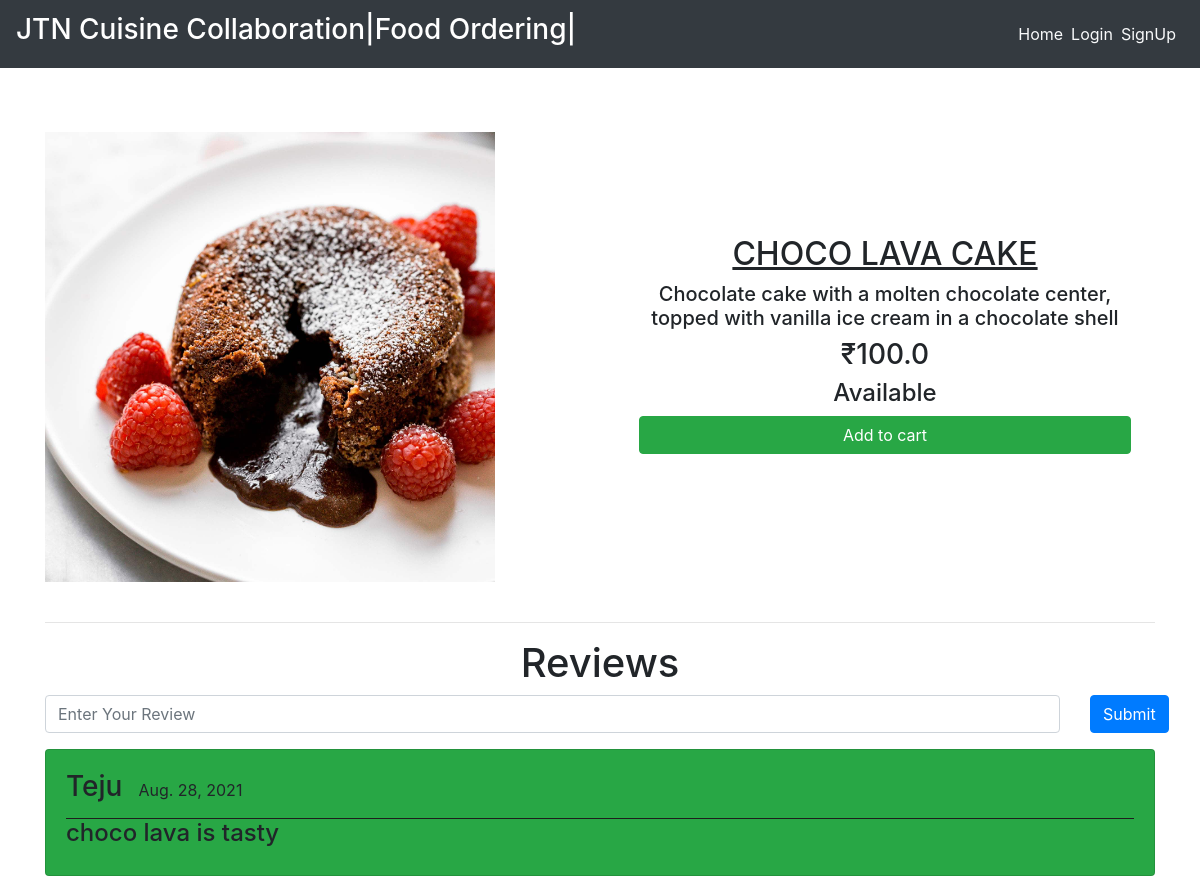
The page /dishes/choco on the database its author committed.
### main/models.py (models this page shows, shortened)
class Item(models.Model):
    LABELS = (
        ('Best Selling Foods', 'Best Selling Foods'),
        ('New Food', 'New Food'),
        ('Spicy Foods🔥', 'Spicy Foods🔥'),
    )
    LABEL_COLOUR = (
        ('danger', 'danger'),
        ('success', 'success'),
        ('primary', 'primary'),
        ('info', 'info'),
        ('warning', 'warning'),
    )
    title = models.CharField(max_length=150)
    description = models.CharField(max_length=250,blank=True)
    price = models.FloatField()
    pieces = models.IntegerField(default=6)
    instructions = models.CharField(max_length=250,default="Available")
    image = models.ImageField(default='default.png', upload_to='images/')
    labels = models.CharField(max_length=25, choices=LABELS, blank=True)
    label_colour = models.CharField(max_length=15, choices=LABEL_COLOUR, blank=True)
    slug = models.SlugField(default="foods")
    created_by = models.ForeignKey(User, on_delete=models.CASCADE)

class Reviews(models.Model):
    user = models.ForeignKey(User, on_delete = models.CASCADE)
    item = models.ForeignKey(Item, on_delete = models.CASCADE)
    rslug = models.SlugField()
    review = models.TextField()
    posted_on = models.DateField(default=timezone.now)
    class Meta:
        verbose_name = 'Review'
        verbose_name_plural = 'Reviews'

### main/views.py (the view)
# urls.py: path('dishes/<slug>', views.menuDetail, name='dishes'),
def menuDetail(request, slug):
    item = Item.objects.filter(slug=slug).first()
    reviews = Reviews.objects.filter(rslug=slug).order_by('-id')[:7]
    context = {
        'item' : item,
        'reviews' : reviews,
    }
    return render(request, 'main/dishes.html', context)

### main/templates/main/dishes.html (shortened to what this page needs)
{% extends "main/layout.html" %}
{% block content %}
<div class="dishes">
  <main class="mt-3 pt-4 main">
    <div class="container dark-grey-text">
      <div class="row wow fadeIn">
        <div class="col-md-6 mb-4">
          <img src="{{ item.image.url }}" class="img-fluid mt-4" alt="">
        </div>
        <div class="col-md-6 mb-4 information">
          <div class="p-4 content">
            <div class="mt-0">
                <h2><u>{{ item.title }}</u><span class="badge badge-{{ item.label_colour }} ml-2">{{ item.labels }}</span></h2>
            </div>
            <div class="lead">
              {% if item.description %}
              <h5>{{ item.description }}</h5>
              {% endif %}
              <h3>₹{{ item.price }} </h3>
              <h4>{{ item.instructions }}</h4>
            </div>
            <a href="{% url 'main:add-to-cart' item.slug %}" class="btn btn-success btn-md my-0 p">Add to cart</a>
          </div>
        </div>
      </div>
      <hr>
    </div>
  </main>
  <div class="container">
    <h1 class="text-center">Reviews</h1>
    <form action="{% url 'main:add_reviews' %}" method="POST" class="mb-3">
      <div class="row">
        <div class="col-sm-11">
          <input type="text" name="review" class="form-control" placeholder="Enter Your Review">
        </div>
        <div class="col-sm-1">
          <button type="submit" class="btn btn-primary">Submit</button>
        </div>
      </div>
    </form>
    {% for review in reviews %}
    <div class="main-reviews card bg-success mb-3">
      <div class="card-body">
        <div class="user_details" style="display: flex; border-bottom: 1px solid rgb(31, 30, 30);">
          <h3 class="mr-3">{{ review.user.username }} </h3>
          <p class="mt-2">{{ review.posted_on }}</p>
        </div>
          <h4>{{ review.review }}</h4>
      </div>
    </div>
    {% endfor %}
  </div>
</div>
{% endblock content %}

### main/static/main/styles.css (style rules this page uses)
.dishes .main .container .row img { max-width: 540px; max-height: 450px; width: fit-content; }
.dishes .main .container .row .content { display: flex; flex-direction: column; text-align: center; justify-content: center; }
.dishes .main .container .row .information { display: flex; flex-direction: column; text-align: center; justify-content: center; }

### rows shown on the page
Item: image (picture), title "CHOCO LAVA CAKE", description "Chocolate cake with a molten chocolate center, topped with vanilla ice cream in a chocolate shell", price "100.0", instructions "Available"
Reviews: user.username "Teju", posted_on "Aug. 28, 2021", review "choco lava is tasty"
